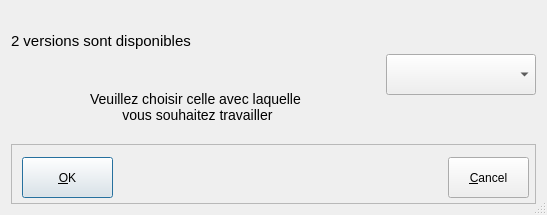
<ui version="4.0" >
 <class>DChoixCata</class>
 <widget class="QDialog" name="DChoixCata" >
  <property name="geometry" >
   <rect>
    <x>0</x>
    <y>0</y>
    <width>547</width>
    <height>215</height>
   </rect>
  </property>
  <property name="windowTitle" >
   <string>Choix d'une version du code Aster</string>
  </property>
  <property name="sizeGripEnabled" >
   <bool>true</bool>
  </property>
  <layout class="QGridLayout" name="gridLayout" >
   <item row="0" column="0" >
    <widget class="QLabel" name="TLNb" >
     <property name="minimumSize" >
      <size>
       <width>30</width>
       <height>0</height>
      </size>
     </property>
     <property name="text" >
      <string>&lt;!DOCTYPE HTML PUBLIC "-//W3C//DTD HTML 4.0//EN" "http://www.w3.org/TR/REC-html40/strict.dtd">
&lt;html>&lt;head>&lt;meta name="qrichtext" content="1" />&lt;style type="text/css">
p, li { white-space: pre-wrap; }
&lt;/style>&lt;/head>&lt;body style=" font-family:'Sans Serif'; font-size:9pt; font-weight:400; font-style:normal;">
&lt;p style=" margin-top:0px; margin-bottom:0px; margin-left:0px; margin-right:0px; -qt-block-indent:0; text-indent:0px;">&lt;span style=" font-size:11pt;">2 versions sont disponibles&lt;/span>&lt;/p>&lt;/body>&lt;/html></string>
     </property>
     <property name="wordWrap" >
      <bool>false</bool>
     </property>
    </widget>
   </item>
   <item rowspan="2" row="0" column="1" >
    <widget class="QComboBox" name="CBChoixCata" >
     <property name="enabled" >
      <bool>true</bool>
     </property>
     <property name="minimumSize" >
      <size>
       <width>125</width>
       <height>41</height>
      </size>
     </property>
     <property name="maximumSize" >
      <size>
       <width>150</width>
       <height>16777215</height>
      </size>
     </property>
    </widget>
   </item>
   <item row="1" column="0" >
    <widget class="QLabel" name="textLabel1_2" >
     <property name="minimumSize" >
      <size>
       <width>60</width>
       <height>60</height>
      </size>
     </property>
     <property name="text" >
      <string>&lt;!DOCTYPE HTML PUBLIC "-//W3C//DTD HTML 4.0//EN" "http://www.w3.org/TR/REC-html40/strict.dtd">
&lt;html>&lt;head>&lt;meta name="qrichtext" content="1" />&lt;style type="text/css">
p, li { white-space: pre-wrap; }
&lt;/style>&lt;/head>&lt;body style=" font-family:'Sans Serif'; font-size:9pt; font-weight:400; font-style:normal;">
&lt;p align="center" style=" margin-top:0px; margin-bottom:0px; margin-left:0px; margin-right:0px; -qt-block-indent:0; text-indent:0px;">&lt;span style=" font-size:large;">Veuillez choisir celle avec laquelle&lt;/span>&lt;/p>
&lt;p align="center" style=" margin-top:0px; margin-bottom:0px; margin-left:0px; margin-right:0px; -qt-block-indent:0; text-indent:0px; font-size:large;">&lt;span style=" font-size:large;"> vous souhaitez travailler&lt;/span>&lt;/p>&lt;/body>&lt;/html></string>
     </property>
     <property name="wordWrap" >
      <bool>false</bool>
     </property>
    </widget>
   </item>
   <item row="2" column="0" colspan="2" >
    <widget class="QFrame" name="frame3" >
     <property name="frameShape" >
      <enum>QFrame::StyledPanel</enum>
     </property>
     <property name="frameShadow" >
      <enum>QFrame::Raised</enum>
     </property>
     <widget class="QPushButton" name="buttonOk" >
      <property name="geometry" >
       <rect>
        <x>11</x>
        <y>13</y>
        <width>91</width>
        <height>41</height>
       </rect>
      </property>
      <property name="text" >
       <string>&amp;OK</string>
      </property>
      <property name="shortcut" >
       <string/>
      </property>
      <property name="autoDefault" >
       <bool>true</bool>
      </property>
      <property name="default" >
       <bool>true</bool>
      </property>
     </widget>
     <widget class="QPushButton" name="buttonCancel" >
      <property name="geometry" >
       <rect>
        <x>437</x>
        <y>13</y>
        <width>81</width>
        <height>41</height>
       </rect>
      </property>
      <property name="minimumSize" >
       <size>
        <width>81</width>
        <height>41</height>
       </size>
      </property>
      <property name="text" >
       <string>&amp;Cancel</string>
      </property>
      <property name="shortcut" >
       <string/>
      </property>
      <property name="autoDefault" >
       <bool>true</bool>
      </property>
     </widget>
    </widget>
   </item>
  </layout>
  <zorder>TLNb</zorder>
  <zorder>textLabel1_2</zorder>
  <zorder>CBChoixCata</zorder>
  <zorder>frame3</zorder>
 </widget>
 <layoutdefault spacing="6" margin="11" />
 <pixmapfunction>qPixmapFromMimeSource</pixmapfunction>
 <resources/>
 <connections/>
</ui>
